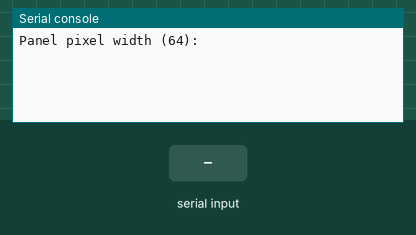
Bench run of a program on a simulated CircuitPython board. Parts: the last lines printed to the serial console. The test bench sets the inputs (shaded band). Values from a settings file that is not in the repository are placeholders.

Above: at 1.2 s.
1.3 s: "32" typed at the serial console, then Enter
At 1.9 s:
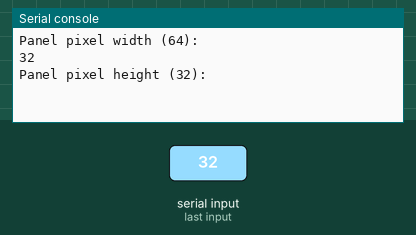
2.8 s: "64" typed at the serial console, then Enter
At 4.0 s:
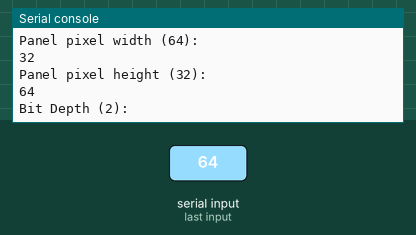
4.3 s: "5" typed at the serial console, then Enter
At 5.4 s:
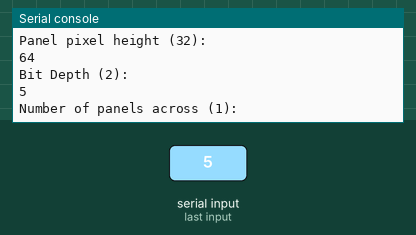
5.8 s: "90" typed at the serial console, then Enter
At 6.6 s:
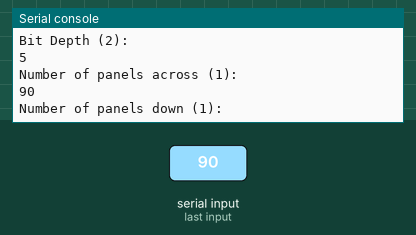
Timing chart, 0 to 8.3 s (numbered marks = the images above; inputs shaded):
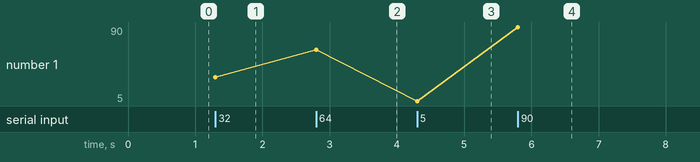

The program:

matrix.py
```python
# This will initalize connected HUB75 RGB Matrix panels as a CircuitPython Display

import board
import displayio
import terminalio
import framebufferio
import rgbmatrix
import supervisor
from os import getenv

try:
    type(passedIn)
except:
    passedIn = getenv('PYDOS_MATRIX_CONFIG')

try:
    args = passedIn.split(',')
    [base_width,base_height,bit_depth,chain_across,tile_down] = [int(p) for p in args]
except:
    passedIn = ""
    args = ""

if len(args) != 5 or args[0] not in ['32','64'] or args[1] not in ['32','64'] or bit_depth < 1 or bit_depth > 8:
    try:
        base_width = int(input('Panel pixel width (64): '))
    except:
        base_width = 64
    try:
        base_height = int(input('Panel pixel height (32): '))
    except:
        base_height = 32
    try:
        bit_depth = int(input('Bit Depth (2): '))
    except:
        bit_depth = 2
    try:
        chain_across = int(input('Number of panels across (1): '))
    except:
        chain_across = 1
    try:
        tile_down = int(input('Number of panels down (1): '))
    except:
        tile_down = 1

serpentine = True

width = base_width * chain_across
height = base_height * tile_down

displayio.release_displays()

addrPins = [
        board.MTX_ADDRA,
        board.MTX_ADDRB,
        board.MTX_ADDRC,
        board.MTX_ADDRD
]
if base_height == 64:
    addrPins.append(board.MTX_ADDRE)

matrix = rgbmatrix.RGBMatrix(
    width=width,height=height, bit_depth=bit_depth,
    rgb_pins=[
        board.MTX_R1,
        board.MTX_G1,
        board.MTX_B1,
        board.MTX_R2,
        board.MTX_G2,
        board.MTX_B2
    ],
    addr_pins=addrPins,
    clock_pin=board.MTX_CLK,
    latch_pin=board.MTX_LAT,
    output_enable_pin=board.MTX_OE,
    tile=tile_down, serpentine=serpentine,
)
# Associate the RGB matrix with a Display so that we can use displayio features

try:
    type(envVars)
except:
    envVars = {}

envVars["_display"] = framebufferio.FramebufferDisplay(matrix)

# Remove Blinka and CP Status from top line of display
envVars["_display"].root_group[0].hidden = False
envVars["_display"].root_group[1].hidden = True # logo
envVars["_display"].root_group[2].hidden = True # status bar
supervisor.reset_terminal(envVars["_display"].width, height+11)
envVars["_display"].root_group[0].y=-2
envVars["_display"].root_group[0].x=0

envVars["_scrWidth"]=round(envVars["_display"].width/((terminalio.FONT.bitmap.width/95)*displayio.CIRCUITPYTHON_TERMINAL.scale))-2
envVars["_scrHeight"]=round(envVars["_display"].height/(terminalio.FONT.bitmap.height*displayio.CIRCUITPYTHON_TERMINAL.scale))-1
```

Measured:
- after the input at 1.3 s, the serial console: prints a new line at once (image 1)
- after the input at 2.8 s, the serial console: prints a new line at once (image 2)
- after the input at 4.3 s, the serial console: prints a new line at once (image 3)
- after the input at 5.8 s, the serial console: prints a new line at once (image 4)
- plotted number 1: 64 → 5 after the input at 4.3 s, 5 → 90 after the input at 5.8 s
